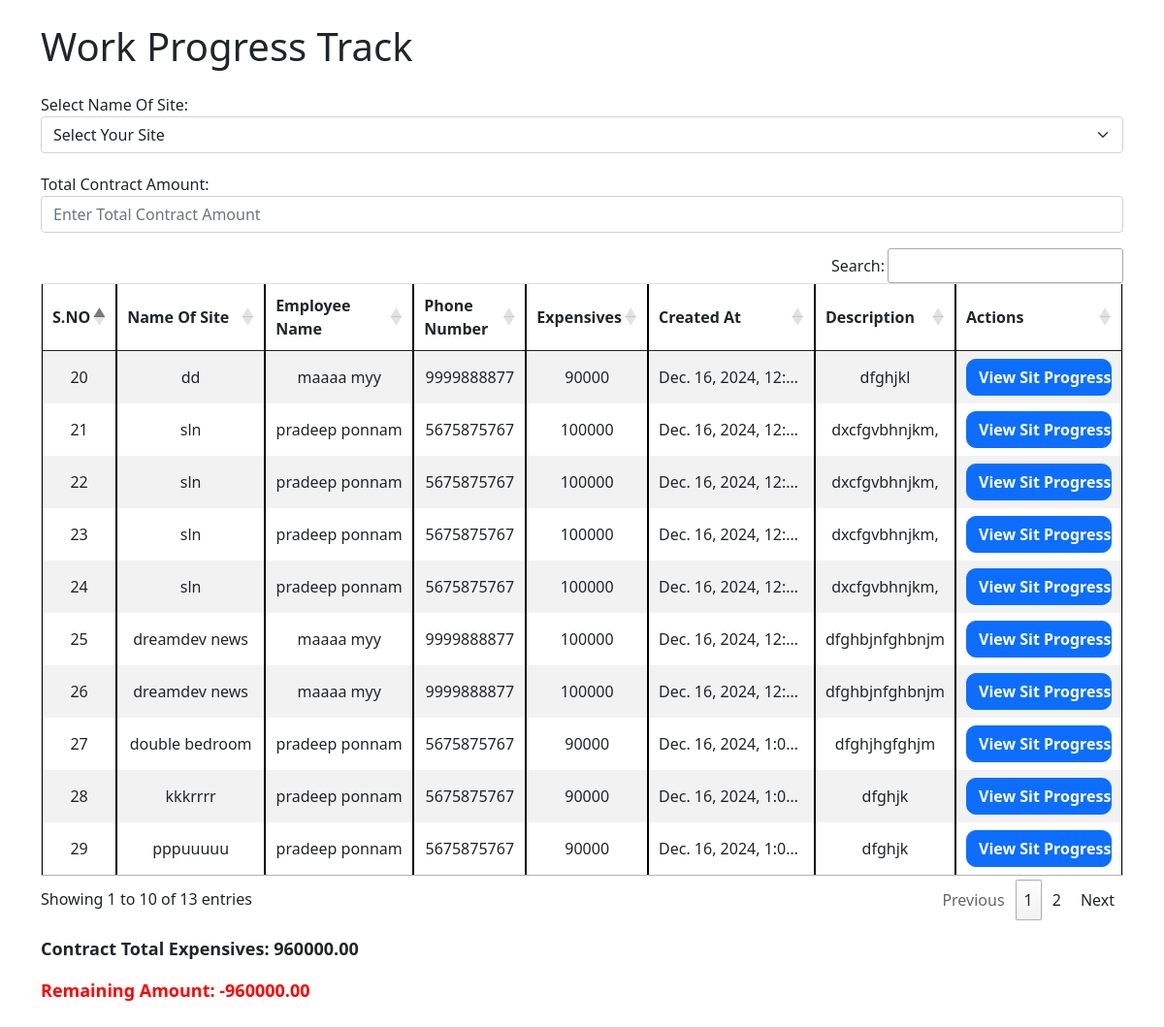
Screenshot of /Details_table with the database file from the repository.
### work/models.py (models this page shows, shortened)
class WorkProgress(models.Model):
    sno= models.AutoField(primary_key=True)
    name_of_site= models.CharField(max_length=100, validators=[validate_only_letters])
    location=models.CharField(max_length=100, validators=[validate_only_letters])
    name_of_the_employee = models.CharField(max_length=100, validators=[validate_only_letters])
    phone_number = models.CharField(max_length=10, validators=[validate_mobile_number])
    to_day_expensives = models.CharField(max_length=10, validators=[validate_expenses])
    description = models.TextField()
    created_at = models.DateTimeField(auto_now_add=True)
    from django.db import models

### work/views.py (the view)
# urls.py: path('Details_table', views.work_progress_list, name='work_progress_list'),
def work_progress_list(request):
    work_progresses = WorkProgress.objects.all()  # Retrieve all records from the database
    return render(request, 'work_progress_table.html', {'work_progresses': work_progresses})

### work/templates/work_progress_table.html (shortened to what this page needs)
<!DOCTYPE html>
<html lang="en">
<head>
    <link href="https://cdn.jsdelivr.net/npm/bootstrap@5.0.2/dist/css/bootstrap.min.css" rel="stylesheet">
    <link rel="stylesheet" href="https://cdn.datatables.net/1.13.6/css/jquery.dataTables.min.css">
    <link rel="stylesheet" href="https://cdn.datatables.net/buttons/2.3.6/css/buttons.dataTables.min.css">
    <link rel="stylesheet" href="https://cdn.datatables.net/responsive/2.4.1/css/responsive.dataTables.min.css">
</head>
<body>
    <div class="container my-4">
        <h1 class="mb-4">Work Progress Track</h1>
        <div class="filter-container">
            <label for="siteFilter"> Select Name Of Site:</label>
            <select id="siteFilter" class="form-select">
                <option value="">Select Your Site</option>
            </select>
        </div>
        <div class="mb-3">
            <label for="totalContractAmount">Total Contract Amount:</label>
            <input type="number" id="totalContractAmount" class="form-control" placeholder="Enter Total Contract Amount">
        </div>
        <table id="ticketTable" class="table table-bordered table-striped table-responsive">
            <thead>
                <tr>
                    <th>S.NO</th>
                    <th>Name Of Site</th>
                    <th>Employee Name</th>
                    <th>Phone Number</th>
                    <th>Expensives</th>
                    <th>Created At</th>
                    <th>Description</th>
                    <th>Actions</th>
                </tr>
            </thead>
            <tbody>
                {% for work in work_progresses %}
                    <tr>
                        <td>{{ work.sno }}</td>
                        <td>{{ work.name_of_site}}</td>
                        <td>{{ work.name_of_the_employee }}</td>
                        <td>{{ work.phone_number }}</td>
                        <td>{{ work.to_day_expensives }}</td>
                        <td>{{ work.created_at }}</td>
                        <td>{{ work.description }}</td>
                        <td>
                            <a href="{% url 'site_details' work.pk %}" class="btn btn-primary">
                                <b>View Sit Progress</b>
                            </a>
                        </td>
                    </tr>
                {% endfor %}
            </tbody>
        </table>
        <div id="totalExpenses" class="mt-3"></div>
        <div id="remainingAmount" class="mt-3"></div>
    </div>
</body>
</html>

### work/templates/work_progress_table.html (style rules this page uses)
table { width: 100%; table-layout: auto; border: 1px solid black; }
table th, table td { text-align: center; vertical-align: middle; border: 3px solid black; }
table td { max-width: 150px; overflow: hidden; text-overflow: ellipsis; white-space: nowrap; }
a.btn-primary { border-radius: 10px; width: 100%; }
#totalExpenses, #remainingAmount { font-size: 18px; font-weight: bold; }
.filter-container { margin-bottom: 20px; }

### rows the page displays
WorkProgress: sno "20", name_of_site "dd", name_of_the_employee "maaaa myy", phone_number "9999888877", to_day_expensives "90000", created_at "Dec. 16, 2024, 12:…", description "dfghjkl"
WorkProgress: sno "21", name_of_site "sln", name_of_the_employee "pradeep ponnam", phone_number "5675875767", to_day_expensives "100000", created_at "Dec. 16, 2024, 12:…", description "dxcfgvbhnjkm,"
WorkProgress: sno "22", name_of_site "sln", name_of_the_employee "pradeep ponnam", phone_number "5675875767", to_day_expensives "100000", created_at "Dec. 16, 2024, 12:…", description "dxcfgvbhnjkm,"
WorkProgress: sno "23", name_of_site "sln", name_of_the_employee "pradeep ponnam", phone_number "5675875767", to_day_expensives "100000", created_at "Dec. 16, 2024, 12:…", description "dxcfgvbhnjkm,"
WorkProgress: sno "24", name_of_site "sln", name_of_the_employee "pradeep ponnam", phone_number "5675875767", to_day_expensives "100000", created_at "Dec. 16, 2024, 12:…", description "dxcfgvbhnjkm,"
WorkProgress: sno "25", name_of_site "dreamdev news", name_of_the_employee "maaaa myy", phone_number "9999888877", to_day_expensives "100000", created_at "Dec. 16, 2024, 12:…", description "dfghbjnfghbnjm"
WorkProgress: sno "26", name_of_site "dreamdev news", name_of_the_employee "maaaa myy", phone_number "9999888877", to_day_expensives "100000", created_at "Dec. 16, 2024, 12:…", description "dfghbjnfghbnjm"
WorkProgress: sno "27", name_of_site "double bedroom", name_of_the_employee "pradeep ponnam", phone_number "5675875767", to_day_expensives "90000", created_at "Dec. 16, 2024, 1:0…", description "dfghjhgfghjm"
WorkProgress: sno "28", name_of_site "kkkrrrr", name_of_the_employee "pradeep ponnam", phone_number "5675875767", to_day_expensives "90000", created_at "Dec. 16, 2024, 1:0…", description "dfghjk"
WorkProgress: sno "29", name_of_site "pppuuuuu", name_of_the_employee "pradeep ponnam", phone_number "5675875767", to_day_expensives "90000", created_at "Dec. 16, 2024, 1:0…", description "dfghjk"
